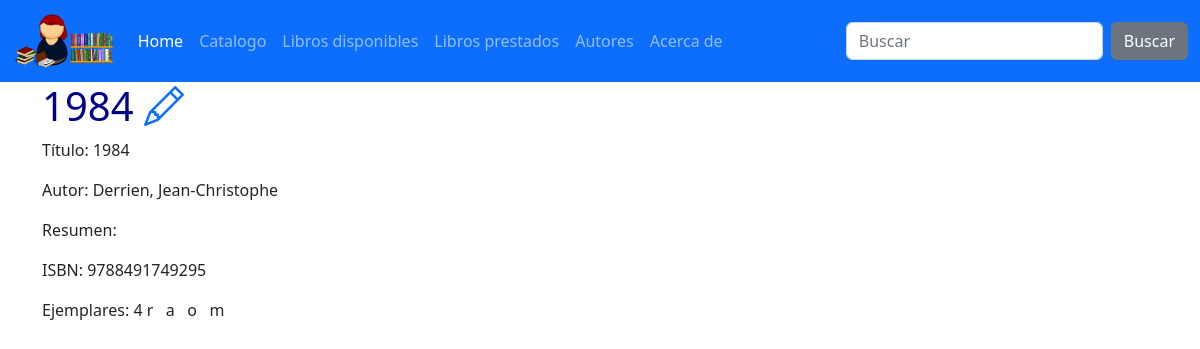
Screenshot of /catalogo/libros/167 with the database file from the repository.
### catalog/models.py (models this page shows, shortened)
class Book(models.Model):
    title = models.CharField(max_length=200)
    author = models.ForeignKey('Author',
                               on_delete=models.SET_NULL,  # que pasa si borramos el autor?
                               null=True)  # puede ser nulo?
    summary = models.TextField(
        max_length=1000,
        help_text='Enter a brief description of the book',
        blank=True)
    isbn = models.CharField(
        'ISBN',
        max_length=13,
        help_text='13 Character <a href="https://www.isbn-international.org/content/what-isbn">ISBN number</a>')
    genre = models.ManyToManyField('Genre',
                                   help_text='Select a genre for this book')
    language = models.ForeignKey(
        'Language', on_delete=models.SET_NULL, null=True)
    class Meta:
        verbose_name = _('Book')
        verbose_name_plural = _('Books')
        ordering = ['title']

class Author(models.Model):
    first_name = models.CharField(max_length=100)
    last_name = models.CharField(max_length=100)
    date_of_birth = models.DateField(null=True, blank=True)
    date_of_death = models.DateField('Died', null=True, blank=True)
    class Meta:
        ordering = ['last_name', 'first_name']
    def __str__(self):
        return f'{self.last_name}, {self.first_name}'

class BookInstance(models.Model):
    id = models.UUIDField(primary_key=True,
                          default=uuid.uuid4,
                          help_text='Unique ID for this particular book across whole library')
    book = models.ForeignKey('Book',
                             on_delete=models.SET_NULL, null=True)
    imprint = models.CharField(max_length=200, blank=True)
    due_back = models.DateField(null=True, blank=True)
    image = models.ImageField(upload_to='images', blank=True, null=True)
    LOAN_STATUS = (
        ('m', 'Maintenance'),
        ('o', 'On loan'),
        ('a', 'Available'),
        ('r', 'Reserved'),
    )
    status = models.CharField(
        max_length=1,
        choices=LOAN_STATUS,
        blank=True,
        default='m',
        help_text='Book availability',
    )
    class Meta:
        ordering = ['due_back']

### catalog/views.py (the view)
# urls.py: path('libros/<int:pk>', BookDetailView.as_view(), name='detalle-libro'),
class BookDetailView(DetailView):
    model = Book

### catalog/templates/catalog/book_detail.html (shortened to what this page needs)
{% extends 'base.html' %}
{% block content %}
    <h1>{{ book.title }}  <a href="{% url 'editar-libro' book.id %}"><i class="bi bi-pencil"></i></a></h1>
<p>Título: {{ book.title }}</p>
<p>Autor: {{ book.author }}</p>
<p>Resumen: {{ book.summary }}</p>
<p>ISBN: {{ book.isbn }}</p>
Ejemplares: {{ book.bookinstance_set.all.count }}
{% for b in book.bookinstance_set.all %}
    {{b.status}} &nbsp;
{% endfor %}
{% endblock %}

### catalog/static/css/custom_styles.css (style rules this page uses)
h1 { color: darkblue; }

### rows the page displays
Book: title "1984", author "Derrien, Jean-Christophe", isbn "9788491749295", bookinstance_set.all.count "4"
BookInstance: status "r"
BookInstance: status "a"
BookInstance: status "o"
BookInstance: status "m"
